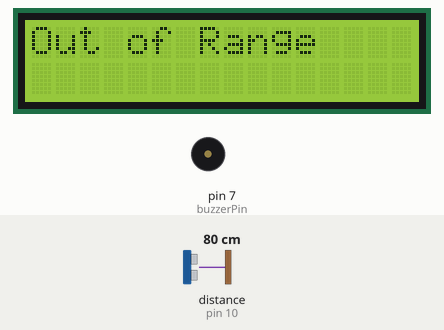
Simulated run of this sketch. Board: Arduino Uno, built with avr-gcc and run on an emulated ATmega328P. Shown: 16×2 character LCD, buzzer (waves = sounding, pin HIGH). Wiring (inferred from the names in the program): ultrasonic range finder: trigger pin 9; echo pin 10. The inputs (shaded band) are chosen by the test bench; at power-on: distance to the obstacle (sensor on pin 10) 80 cm. The echo pulse lasts 58.3 µs per cm; pins used as bus, display or sensor lines are not drawn; what the sketch prints to the serial monitor is not drawn.

Above: at 3.2 s.
3.3 s: distance to the obstacle (sensor on pin 10) set to 23 cm
5.3 s: distance to the obstacle (sensor on pin 10) set to 18 cm
At 7.7 s:
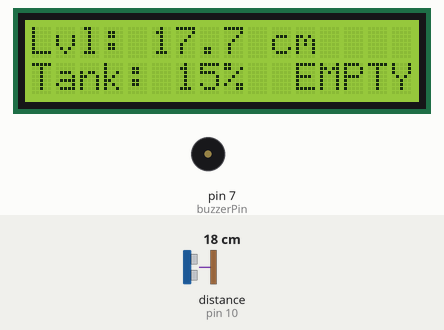
9.4 s: distance to the obstacle (sensor on pin 10) set to 14 cm
At 11.8 s:
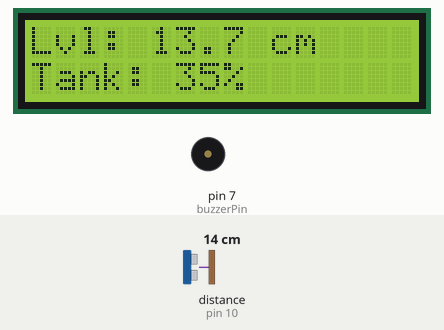
12.1 s: distance to the obstacle (sensor on pin 10) set to 7 cm
At 13.9 s:
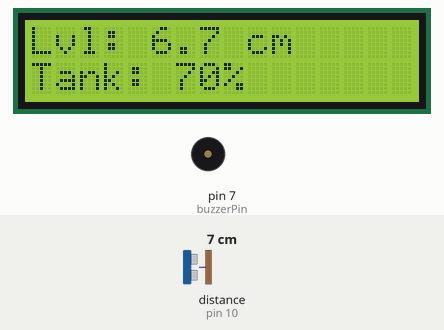
14.2 s: distance to the obstacle (sensor on pin 10) set to 4 cm
At 15.3 s:
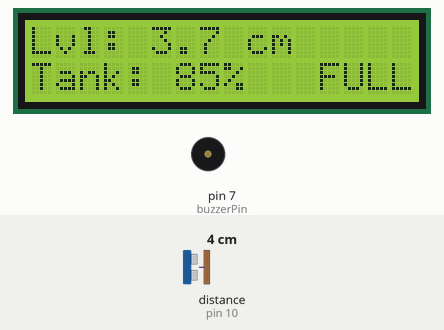
18.3 s: distance to the obstacle (sensor on pin 10) set to 35 cm
At 20.2 s:
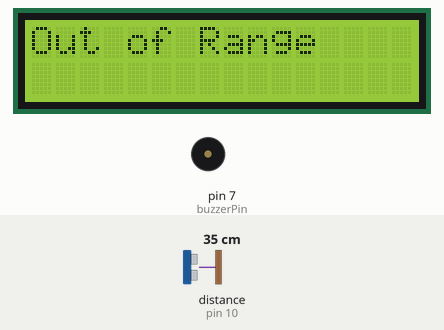
Timing chart, 0 to 21.7 s (numbered marks = the images above; inputs shaded):
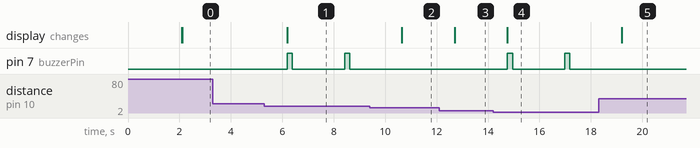

The sketch:

us.ino
```cpp
#include <Wire.h>

#include <Wire.h>
#include <LiquidCrystal_I2C.h>

// Ultrasonic sensor pins
const int trigPin = 9;
const int echoPin = 10;

// Buzzer (optional)
const int buzzerPin = 7;

// LCD object (I2C address 0x27, 16 columns x 2 rows)
LiquidCrystal_I2C lcd(0x27, 16, 2);

long duration;
float distance;
int levelPercent;

void setup() {
  pinMode(trigPin, OUTPUT);
  pinMode(echoPin, INPUT);
  pinMode(buzzerPin, OUTPUT);
  digitalWrite(buzzerPin, LOW);

  Serial.begin(9600);

  lcd.init();
  lcd.backlight();
  lcd.setCursor(0, 0);
  lcd.print("Water Level Monitor");
  delay(2000);
  lcd.clear();
}

void beepBuzzer() {
  digitalWrite(buzzerPin, HIGH);  // Turn buzzer ON
  delay(200);                     // Beep duration 200 ms
  digitalWrite(buzzerPin, LOW);   // Turn buzzer OFF
  delay(1000);                    // Wait 1 second after beep
}


void loop() {
  // Trigger ultrasonic pulse
  digitalWrite(trigPin, LOW);
  delayMicroseconds(2);
  digitalWrite(trigPin, HIGH);
  delayMicroseconds(10);
  digitalWrite(trigPin, LOW);

  // Read echo pulse duration (timeout after 30ms)
  duration = pulseIn(echoPin, HIGH, 30000);

  // Handle sensor error
  if (duration == 0) {
    lcd.clear();
    lcd.setCursor(0, 0);
    lcd.print("Sensor Error");
    digitalWrite(buzzerPin, HIGH);
    delay(2000);
    digitalWrite(buzzerPin, LOW);
    return;
  }

  // Convert to distance in cm
  distance = duration * 0.0343 / 2;
  if (distance > 20) {
  lcd.clear();
  lcd.setCursor(0, 0);
  lcd.print("Out of Range");
  digitalWrite(buzzerPin, LOW);  // Optional
  delay(1000);  // Optional
  return;
}

    Serial.print("Distance: ");
    Serial.print(distance, 2);
    Serial.println(" cm");

    levelPercent = map(distance, 0, 20, 100, 0);
    levelPercent = constrain(levelPercent, 0, 100);

    lcd.clear();
    lcd.setCursor(0, 0);
    lcd.print("Lvl: ");
    lcd.print(distance, 1);
    lcd.print(" cm");

    lcd.setCursor(0, 1);
    lcd.print("Tank: ");
    lcd.print(levelPercent);
    lcd.print("%");

    if (distance <= 5) {
      lcd.setCursor(12, 1);
      lcd.print("FULL");
      beepBuzzer();
    } else if (distance >= 15) {
      lcd.setCursor(11, 1);
      lcd.print("EMPTY");
      beepBuzzer();
    } else {
      digitalWrite(buzzerPin, LOW);
    }


  delay(1000);
}
```

Measured:
- the behaviour switches between 21 and 20 cm on distance to the obstacle (sensor on pin 10) (found by bisection; images 0 and 1)
- the behaviour switches between 16 and 15 cm on distance to the obstacle (sensor on pin 10) (found by bisection; images 1 and 2)
- the behaviour switches between 6 and 5 cm on distance to the obstacle (sensor on pin 10) (found by bisection; images 3 and 4)
- after the input at 3.3 s, every drawn part: stays the same
- after the input at 5.3 s, pin 7 (buzzerPin): alternates HIGH for 0.20 s and LOW for 2.0 s, starting after 0.89 s; the display: changes after 0.89 s (image 1)
- after the input at 9.4 s, pin 7 (buzzerPin): stays LOW (without the input it goes to HIGH after 1.3 s); the display: changes after 1.2 s (image 2)
- after the input at 12.1 s, the display: changes after 0.60 s (image 3)
- after the input at 14.2 s, pin 7 (buzzerPin): alternates HIGH for 0.20 s and LOW for 2.0 s, starting after 0.55 s; the display: changes after 0.55 s (image 4)
- after the input at 18.3 s, pin 7 (buzzerPin): stops changing and stays LOW; the display: changes after 0.90 s (image 5)
